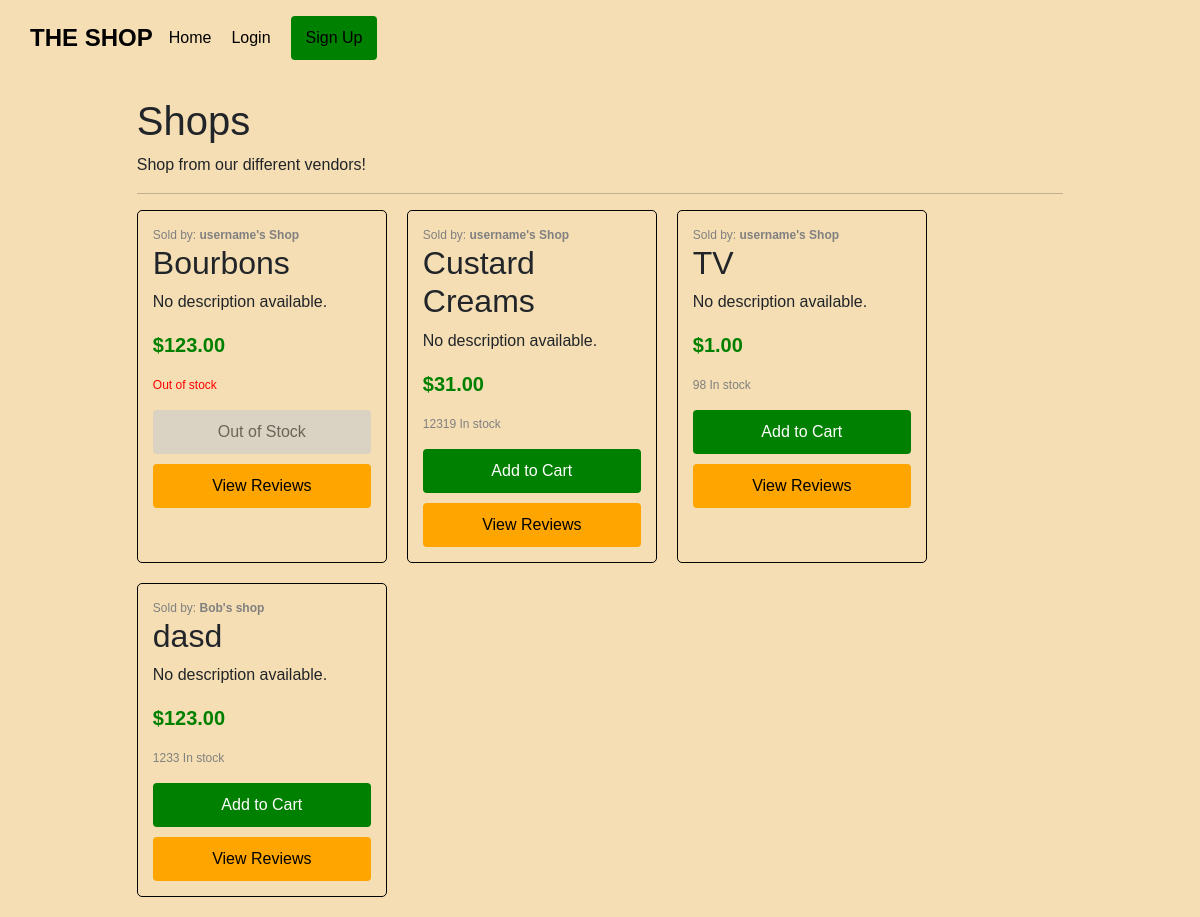
The page / on the database its author committed.
### ecommerce/models.py (models this page shows)
class Product(models.Model):
    store = models.ForeignKey(Store, on_delete=models.CASCADE)
    name = models.CharField(max_length=200)
    price = models.DecimalField(max_digits=10, decimal_places=2)
    stock = models.IntegerField(default=1)

class Store(models.Model):
    vendor = models.ForeignKey(
        settings.AUTH_USER_MODEL, on_delete=models.CASCADE
    )
    name = models.CharField(max_length=200)

### ecommerce/views.py (the view)
# urls.py: path("", views.product_list, name="product_list"),
def product_list(request):
    products = Product.objects.select_related("store").all()
    return render(
        request, "ecommerce/product_list.html", {"products": products}
    )

### ecommerce/templates/ecommerce/product_list.html
{% extends 'ecommerce/base.html' %}
{% block content %}
<div class="container">
    <header class="page-header">
        <h1>Shops</h1>
        <p>Shop from our different vendors!</p>
    </header>
    <hr>
    {% if products %}
        <div class="product-grid">
            {% for product in products %}
                <div class="product-card">
                    <div class="vendor-badge">
                        Sold by: <strong>{{ product.store.name }}</strong>
                    </div>
                    <h2>{{ product.name }}</h2>
                    <p>
                        {% if product.description %}
                            {{ product.description|truncatewords:15 }}
                        {% else %}
                            No description available.
                        {% endif %}
                    </p>
                    <p class="price">${{ product.price }}</p>
                    <p class="vendor-badge">
                        {% if product.stock > 0 %}
                            {{ product.stock }} In stock
                        {% else %}
                            <span style="color: red;">Out of stock</span>
                        {% endif %}
                    </p>
                    <div class="card-actions">
                        {% if product.stock > 0 %}
                            <a href="{% url 'add_to_cart' product.id %}" class="btn btn-primary" style="display: block; text-decoration: none; text-align: center; margin-bottom: 10px;">
                                Add to Cart
                            </a>
                        {% else %}
                            <button class="btn" disabled style="display: block; width: 100%; margin-bottom: 10px; background-color: #ccc;">Out of Stock</button>
                        {% endif %}
                        <a href="{% url 'product_reviews' product.id %}" class="btn btn-warning" style="display: block; text-decoration: none; text-align: center;">
                            View Reviews
                        </a>
                    </div>
                </div>
            {% endfor %}
        </div>
    {% else %}
        <div class="auth-wrapper" style="text-align: center; width: auto;">
            <h3 style="color: gray;">No products found.</h3>
            <p>Please check back later.</p>
        </div>
    {% endif %}
</div>
{% endblock %}

### ecommerce/templates/ecommerce/base.html (shortened to what this page needs)
{% load static %}
<!DOCTYPE html>
<html lang="en">
<head>
    <link href="https://cdn.jsdelivr.net/npm/bootstrap@5.3.0/dist/bootstrap.min.css" rel="stylesheet">
    <link rel="stylesheet" href="{% static 'ecommerce/styles.css' %}">
</head>
<body>
<nav class="navbar">
    <div class="navbar-container">
        <a class="navbar-brand" href="{% url 'product_list' %}">THE SHOP</a>
        <div class="nav-links">
            <a href="{% url 'product_list' %}">Home</a>
            {% if user.is_authenticated %}
                {% if user.groups.all.0.name == 'vendor' %}
                    <a class="btn btn-warning" href="{% url 'vendor_hub' %}">Vendors</a>
                {% endif %}
                <a href="{% url 'view_cart' %}" style="margin-right: 30px;">
                Cart
                </a>
                <form action="{% url 'logout' %}" method="post" style="display:inline;">
                    {% csrf_token %}
                    <button type="submit" class="btn btn-danger">Logout</button>
                </form>
            {% else %}
                <a href="{% url 'login' %}">Login</a>
                <a class="btn btn-primary" href="{% url 'register' %}">Sign Up</a>
            {% endif %}
        </div>
    </div>
</nav>
<main class="container">
    {% block content %}{% endblock %}
</main>
</body>
</html>

### ecommerce/static/ecommerce/styles.css (style rules this page uses)
body { background-color: wheat; font-family: Arial, sans-serif; margin: 0; padding: 0; }
.navbar { background-color: wheat; border-bottom: 1px solid wheat; padding: 15px 0; }
.navbar-container { display: flex; justify-content: space-between; align-items: center; padding: 0 30px; }
.navbar-brand { font-size: 24px; font-weight: bold; color: black; text-decoration: none; }
.nav-links { display: flex; align-items: center; }
.nav-links a { margin-right: 20px; text-decoration: none; color: black; }
.container { width: 90%; max-width: 1100px; margin: 20px auto; }
.product-grid { display: flex; flex-wrap: wrap; gap: 20px; }
.product-card { background-color: wheat; border: 1px solid black; padding: 15px; width: 250px; border-radius: 5px; }
.price { color: green; font-weight: bold; font-size: 20px; }
.vendor-badge { color: gray; font-size: 12px; }
.btn { padding: 10px 15px; border: none; border-radius: 4px; cursor: pointer; }
.btn-primary { background-color: green; color: white; }
.btn-warning { background-color: orange; color: black; }

### rows shown on the page
Product: store.name "username's Shop", name "Bourbons", price "123.00", stock "Out of stock"
Product: store.name "username's Shop", name "Custard Creams", price "31.00", stock "12319", shows "Add to Cart"
Product: store.name "username's Shop", name "TV", price "1.00", stock "98", shows "Add to Cart"
Product: store.name "Bob's shop", name "dasd", price "123.00", stock "1233", shows "Add to Cart"
